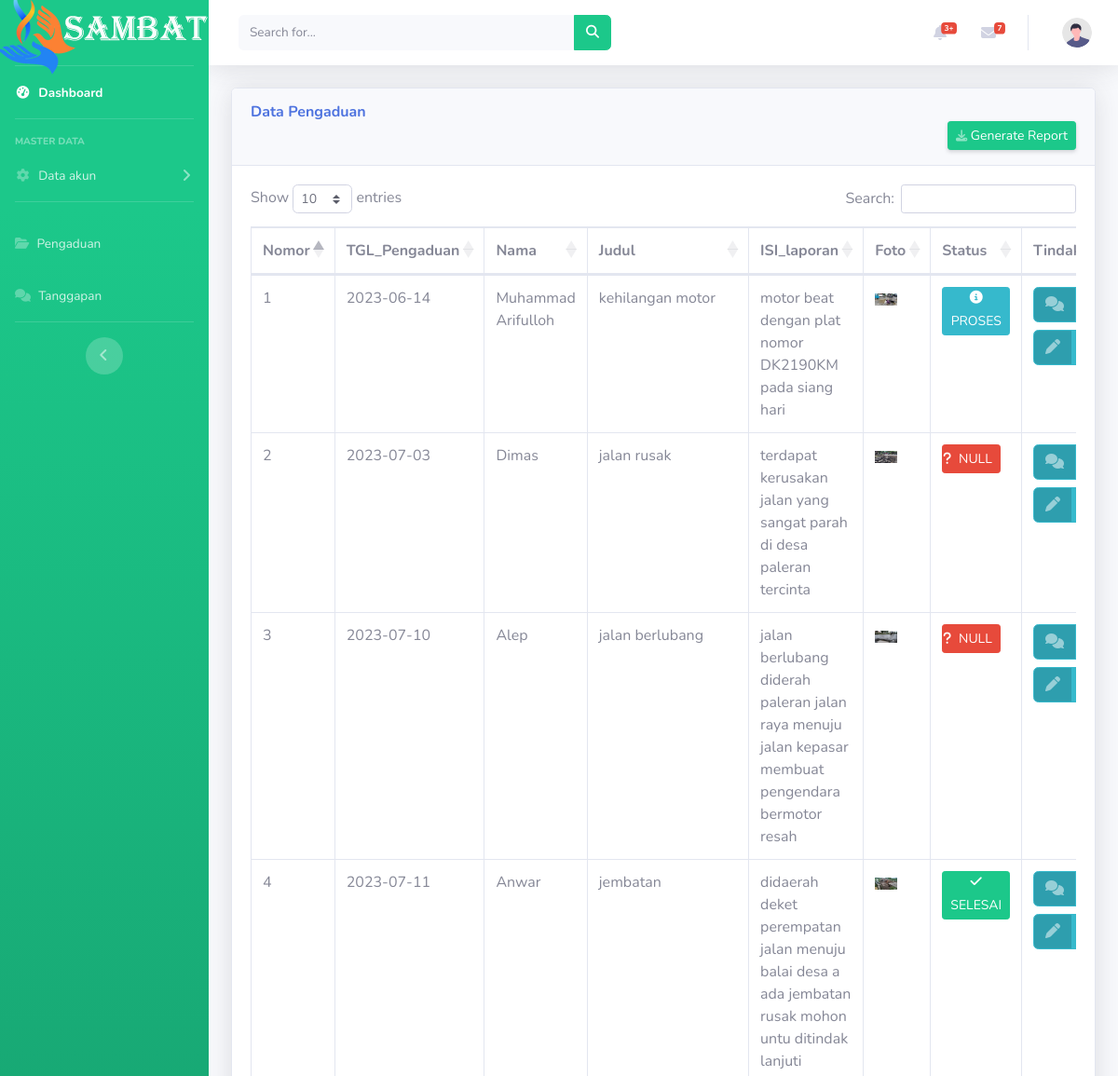
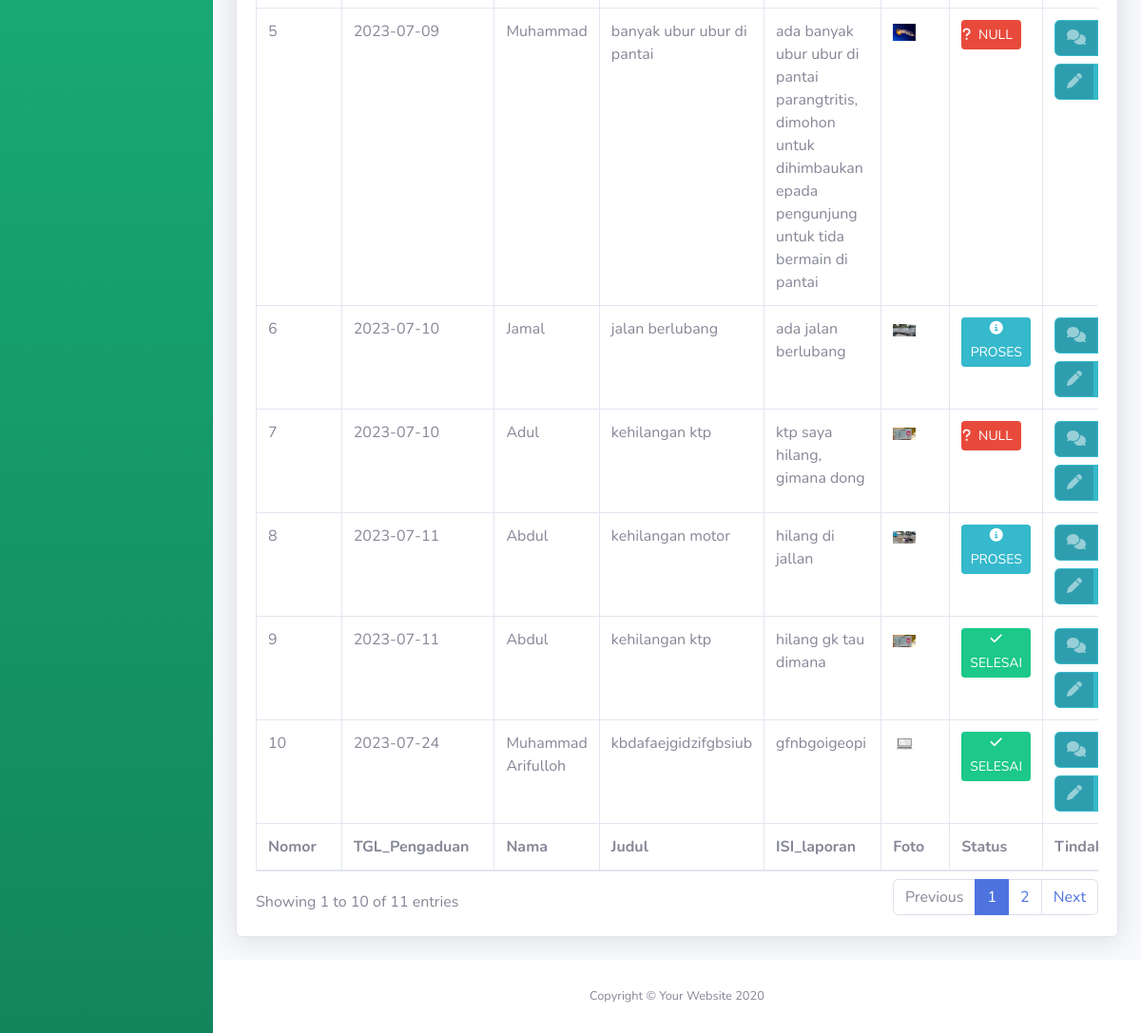
Page /data-pengaduan.php on the committed database (2 pictures, top to bottom).
### tables this page shows
CREATE TABLE `pengaduan` (
  `id_pengaduan` int(25) NOT NULL,
  `tgl_pengaduan` date NOT NULL,
  `nik` varchar(16) NOT NULL,
  `judul` varchar(100) NOT NULL,
  `isi_laporan` text NOT NULL,
  `foto` varchar(255) NOT NULL,
  `status` enum('0','proses','selesai') NOT NULL
);

CREATE TABLE `masyarakat` (
  `id` int(25) NOT NULL,
  `nik` char(16) NOT NULL,
  `nama` varchar(25) NOT NULL,
  `username` varchar(25) NOT NULL,
  `password` varchar(25) NOT NULL,
  `telp` varchar(25) NOT NULL,
  `email` varchar(225) NOT NULL
);

### data-pengaduan.php (the view, shortened to what this page needs)
<?php
include('config.php');
?>
<!DOCTYPE html>
<html lang="en">
<head>
    <link href="vendor/fontawesome-free/css/all.min.css" rel="stylesheet" type="text/css">
    <link href="css/sb-admin-2.min.css" rel="stylesheet">
    <link href="vendor/datatables/dataTables.bootstrap4.min.css" rel="stylesheet">
</head>
<body id="page-top">
    <div id="wrapper">
        <ul class="navbar-nav bg-gradient-success sidebar sidebar-dark accordion" id="accordionSidebar">
            <a class="sidebar-brand d-flex align-items-center justify-content-center" href="index.html">
                    <img src="img/logo2.png">
            </a>
            <li class="nav-item active">
                <a class="nav-link" href="dasboard.php">
                    <i class="fas fa-fw fa-tachometer-alt"></i>
                    <span>Dashboard</span></a>
            </li>
            <hr class="sidebar-divider">
            <div class="sidebar-heading">
                Master data
            </div>
            <li class="nav-item">
                <a class="nav-link collapsed" href="#" data-toggle="collapse" data-target="#collapseTwo"
                    aria-expanded="true" aria-controls="collapseTwo">
                    <i class="fas fa-fw fa-cog"></i>
                    <span>Data akun</span>
                </a>
            </li>
            <hr class="sidebar-divider">
            <li class="nav-item">
                <a class="nav-link" href="data-pengaduan.php">
                    <i class="fas fa-folder-open"></i>
                    <span>Pengaduan</span></a>
            </li>
            <li class="nav-item">
                <a class="nav-link" href="data-tanggapan.php">
                    <i class="fas fa-comments"></i>
                    <span>Tanggapan</span></a>
            </li>
            <hr class="sidebar-divider d-none d-md-block">
            <div class="text-center d-none d-md-inline">
                <button class="rounded-circle border-0" id="sidebarToggle"></button>
            </div>
        </ul>
        <div id="content-wrapper" class="d-flex flex-column">
            <div id="content">
                <nav class="navbar navbar-expand navbar-light bg-white topbar mb-4 static-top shadow">
                    <form
                        class="d-none d-sm-inline-block form-inline mr-auto ml-md-3 my-2 my-md-0 mw-100 navbar-search">
                        <div class="input-group">
                            <input type="text" class="form-control bg-light border-0 small" placeholder="Search for..."
                                aria-label="Search" aria-describedby="basic-addon2">
                            <div class="input-group-append">
                                <button class="btn btn-success" type="button">
                                    <i class="fas fa-search fa-sm"></i>
                                </button>
                            </div>
                        </div>
                    </form>
                    <ul class="navbar-nav ml-auto">
                        <li class="nav-item dropdown no-arrow mx-1">
                            <a class="nav-link dropdown-toggle" href="#" id="alertsDropdown" role="button"
                                data-toggle="dropdown" aria-haspopup="true" aria-expanded="false">
                                <i class="fas fa-bell fa-fw"></i>
                                <span class="badge badge-danger badge-counter">3+</span>
                            </a>
                        </li>
                        <li class="nav-item dropdown no-arrow mx-1">
                            <a class="nav-link dropdown-toggle" href="#" id="messagesDropdown" role="button"
                                data-toggle="dropdown" aria-haspopup="true" aria-expanded="false">
                                <i class="fas fa-envelope fa-fw"></i>
                                <span class="badge badge-danger badge-counter">7</span>
                            </a>
                        </li>
                        <li class="nav-item dropdown no-arrow">
                            <a class="nav-link dropdown-toggle" href="#" id="userDropdown" role="button"
                                data-toggle="dropdown" aria-haspopup="true" aria-expanded="false">
                                <img class="img-profile rounded-circle"
                                    src="img/undraw_profile.svg">
                            </a>
                        </li>
                    </ul>
                </nav>
                <div class="container-fluid">
                    <div class="card shadow mb-4">
                        <div class="card-header py-3">
                            <h6 class="m-0 font-weight-bold text-primary">Data Pengaduan</h6>
                            <a href="cetak.php" target="_blank" class="d-none d-sm-inline-block btn btn-sm btn-success shadow-sm" style="float: right;"> Generate Report</a>
                        </div>
                        <div class="card-body">
                            <div class="table-responsive">
                                <table class="table table-bordered" id="dataTable" width="100%" cellspacing="0">
                                    <thead>
                                        <tr>
                                                <th>Nomor</th>
                                                <th>TGL_Pengaduan</th>
                                                <th>Nama</th>
                                                <th>Judul</th>
                                                <th>ISI_laporan</th>
                                                <th>Foto</th>
                                                <th>Status</th>
                                                <th>Tindakan</th>
                                        </tr>
                                    </thead>
                                    <tfoot>
                                        <tr>
                                                <th>Nomor</th>
                                                <th>TGL_Pengaduan</th>
                                                <th>Nama</th>
                                                <th>Judul</th>
                                                <th>ISI_laporan</th>
                                                <th>Foto</th>
                                                <th>Status</th>
                                                <th>Tindakan</th>
                                        </tr>
                                    </tfoot>
                                    <tbody>
            <?php
            $query = mysqli_query($koneksi, "select a.*, b.* from pengaduan a
                                          inner join masyarakat b on a.nik=b.nik");
            if(mysqli_num_rows($query) > 0 ){
                $no =1;
            while($row = mysqli_fetch_assoc($query)) {
            ?>
              <tr>
                <td><?php print $no ?></td>
                <td><?php print $row['tgl_pengaduan']?></td>
                <td><?php print $row['nama']?></td>
                <td><?php print $row['judul']?></td>
                <td><?php print $row['isi_laporan']?></td>
                <td><img src="<?php print $row['foto']?>" width="50%"></td>
                <td>
                <?php
                if ($row['status'] == '0') {
                  $status = "<label class='btn btn-danger btn-icon-split btn-sm'><span=class'icon text-white-50'><i class='fas fa-question'></i></span><span class='text'>NULL</span></label>";
                } else if($row['status'] == 'proses') {
                  $status = "<label class='btn btn-info btn-icon-split btn-sm'><span='icon text-white-50'><i class='fas fa-info-circle'></i></span><span class='text'>PROSES</span></label>";
                } else {
                  $status = "<label class='btn btn-success btn-icon-split btn-sm'><span='icon text-white-50'><i class='fas fa-check'></i></span><span class='text'>SELESAI</span></label>";
                }
                print $status;
                ?>
                </td>
                <td>
                <a href="tanggapi.php?&id=<?php print $row['id_pengaduan']?>" class="btn btn-info btn-icon-split">
                    <span class="icon text-white-50">
                        <i class="fas fa-comments"></i>
                        </span>
                </a>
                 <a href="verifikasi.php?&id=<?php print $row['id_pengaduan']?>" class="btn btn-info btn-icon-split">
                    <span class="icon text-white-50">
                        <i class="fas fa-pen"></i>
                        </span>
                    <span class="text">Verifikasi</span>
                    </a>
                </td>
              </tr>
                          <?php $no++;
                      }
                           }else{
                            echo '
                            <tr>
                            <td cosplan="7">Tidak ada data</td>
                            </tr>';
                           }    ?>
                                    </tbody>
                                </table>
                            </div>
                        </div>
                    </div>
                </div>
            </div>
            <footer class="sticky-footer bg-white">
                <div class="container my-auto">
                    <div class="copyright text-center my-auto">
                        <span>Copyright &copy; Your Website 2020</span>
                    </div>
                </div>
            </footer>
        </div>
    </div>
</body>
</html>

### rows in the picture
pengaduan: tgl_pengaduan "2023-06-14", masyarakat.nama "Muhammad Arifulloh", judul "kehilangan motor", isi_laporan "motor beat dengan plat nomor DK2190KM pada siang hari", foto (picture), status "proses" (drawn)
pengaduan: tgl_pengaduan "2023-07-03", masyarakat.nama "Dimas", judul "jalan rusak", isi_laporan "terdapat kerusakan jalan yang sangat parah di desa paleran tercinta", foto (picture), status "0" (drawn)
pengaduan: tgl_pengaduan "2023-07-10", masyarakat.nama "Alep", judul "jalan berlubang", isi_laporan "jalan berlubang diderah paleran jalan raya menuju jalan kepasar membuat pengendara bermotor resah", foto (picture), status "0" (drawn)
pengaduan: tgl_pengaduan "2023-07-11", masyarakat.nama "Anwar", judul "jembatan", isi_laporan "didaerah deket perempatan jalan menuju balai desa a ada jembatan rusak mohon untu ditindak lanjuti", foto (picture), status "selesai" (drawn)
pengaduan: tgl_pengaduan "2023-07-09", masyarakat.nama "Muhammad", judul "banyak ubur ubur di pantai", isi_laporan "ada banyak ubur ubur di pantai parangtritis, dimohon untuk dihimbaukan epada pengunjung untuk tida bermain di pantai", foto (picture), status "0" (drawn)
pengaduan: tgl_pengaduan "2023-07-10", masyarakat.nama "Jamal", judul "jalan berlubang", isi_laporan "ada jalan berlubang", foto (picture), status "proses" (drawn)
pengaduan: tgl_pengaduan "2023-07-10", masyarakat.nama "Adul", judul "kehilangan ktp", isi_laporan "ktp saya hilang, gimana dong", foto (picture), status "0" (drawn)
pengaduan: tgl_pengaduan "2023-07-11", masyarakat.nama "Abdul", judul "kehilangan motor", isi_laporan "hilang di jallan", foto (picture), status "proses" (drawn)
pengaduan: tgl_pengaduan "2023-07-11", masyarakat.nama "Abdul", judul "kehilangan ktp", isi_laporan "hilang gk tau dimana", foto (picture), status "selesai" (drawn)
pengaduan: tgl_pengaduan "2023-07-24", masyarakat.nama "Muhammad Arifulloh", judul "kbdafaejgidzifgbsiub", isi_laporan "gfnbgoigeopi", foto (picture), status "selesai" (drawn)
